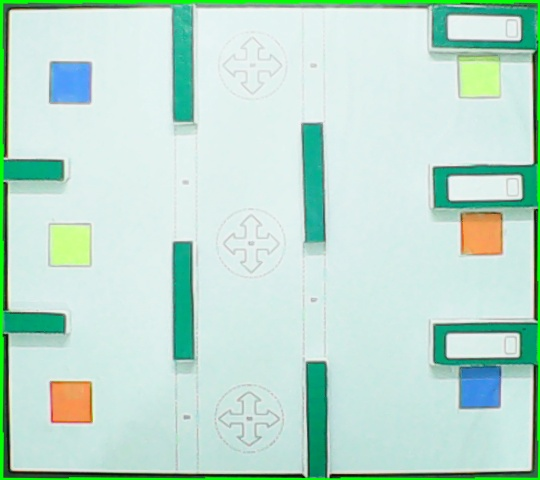
#> input picture task5/images/input.jpg, 540 x 480 px
$ python drawlinesold.py
#> lines starting #> are read from the running program, lines starting #| are printed output that depends on the picture; after the words box and inside, x2 and y2 are one past the last pixel; in counts of white or black regions, pixels touching at a corner belong together
import cv2
def grid_draw(filename,n): ##filename is image filename with full file path, n is grid of n lines
#> called with filename = 'images/input.jpg', n = 4
    img=cv2.imread(filename) ##getting input image
#> img is the input picture: shape (480, 540, 3); mean B, G, R 208.5, 221, 188.6
    line_width=400/(n-1) ##calculating width between 2 consecutive parallel lines
    for x in range(0, n): ##drawing lines
        X=x*line_width
        for y in range(0,n):
            Y=y*line_width
            ##vertical lines
            cv2.line(img,(Y,X),(Y,400),(0,0,255), 2)#lines is red color, bgr format
            ##horizontal lines
            cv2.line(img,(X,Y),(400,Y),(0,0,255), 2)#lines is red color, bgr format
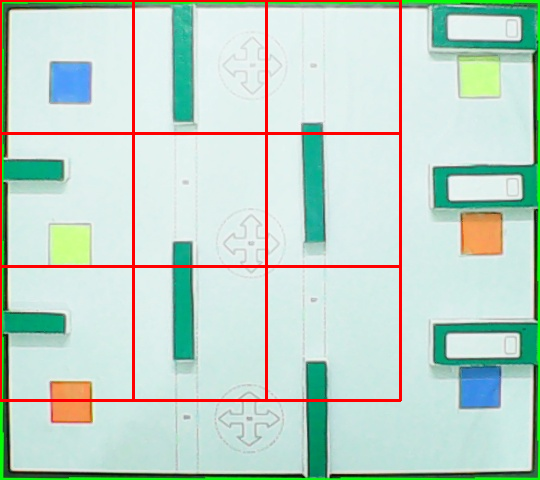
#> img: shape (480, 540, 3); 3.36% of pixels changed, all inside (x1, y1, x2, y2) = (0, 0, 402, 402)
    return (img)

#img=cv2.imread("test_images/test_image1.png")
img=grid_draw("images/input.jpg",4)
cv2.imshow("Grid map",img)
############################################
## Close and exit
cv2.waitKey(0)
cv2.destroyAllWindows()
############################################
